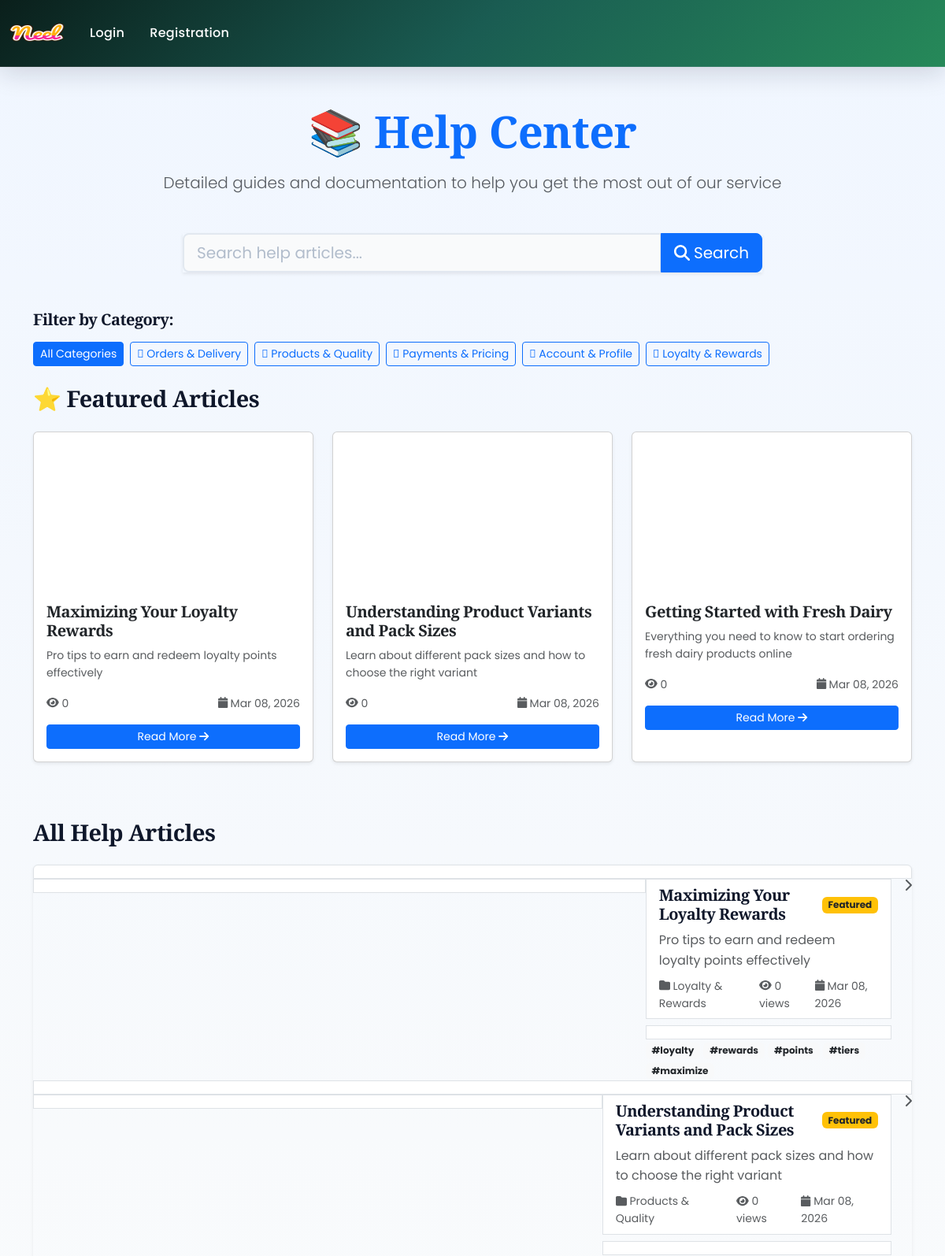
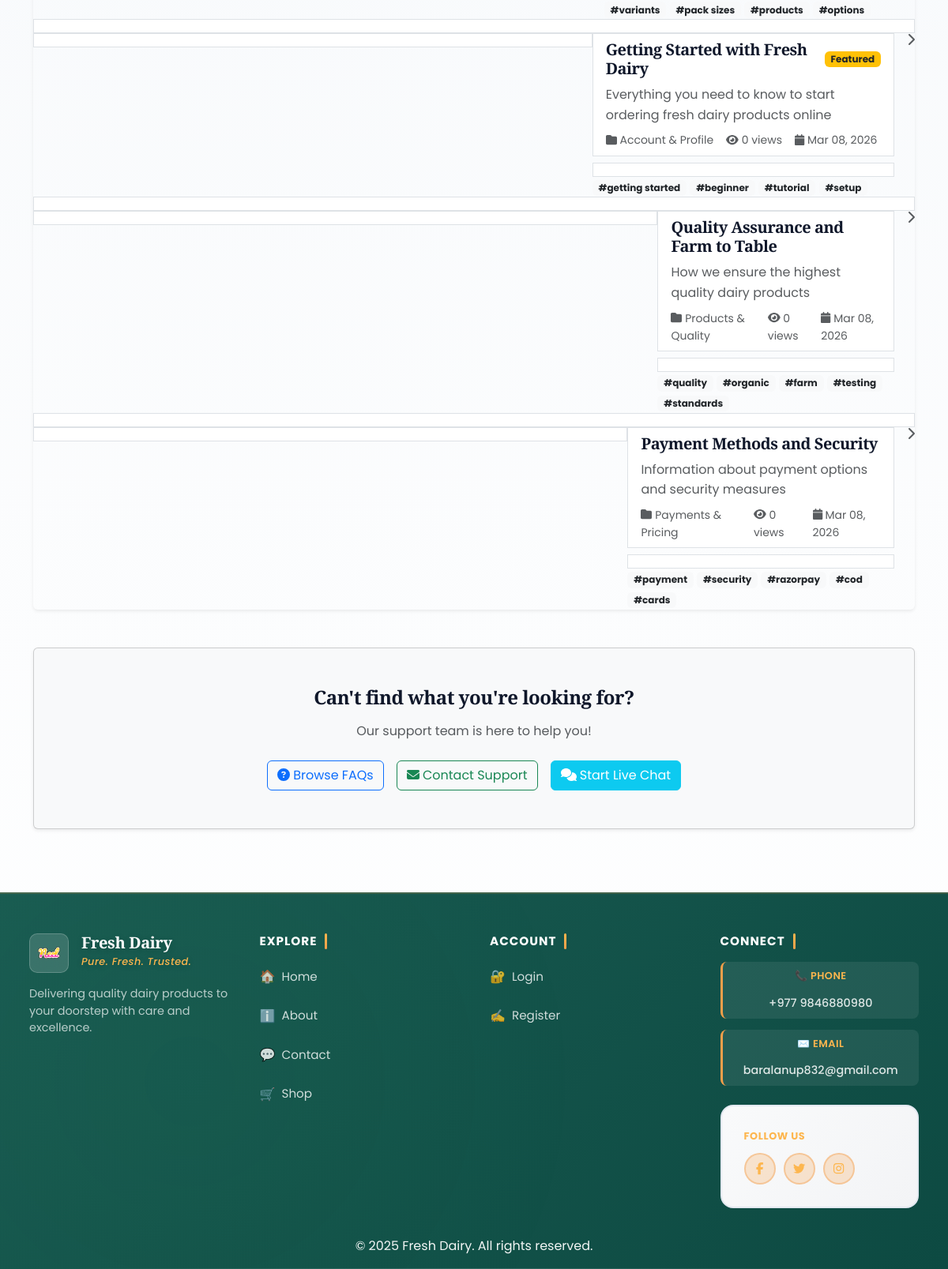
Screenshot of /help/ with the database file from the repository (2 pictures, top to bottom).
### app/models.py (models this page shows, shortened)
class FAQCategory(models.Model):
    name = models.CharField(max_length=100)
    slug = models.SlugField(unique=True)
    description = models.TextField(blank=True)
    icon = models.CharField(max_length=50, blank=True, help_text="Font Awesome icon class (e.g., fa-shopping-cart)")
    order = models.PositiveIntegerField(default=0, help_text="Display order (lower numbers first)")
    is_active = models.BooleanField(default=True)
    created_at = models.DateTimeField(auto_now_add=True)
    class Meta:
        verbose_name = "FAQ Category"
        verbose_name_plural = "FAQ Categories"
        ordering = ['order', 'name']

class HelpArticle(models.Model):
    title = models.CharField(max_length=200)
    slug = models.SlugField(unique=True)
    category = models.ForeignKey(FAQCategory, on_delete=models.SET_NULL, null=True, blank=True, related_name='articles')
    content = models.TextField()
    summary = models.CharField(max_length=300, blank=True, help_text="Brief summary for listings")
    author = models.ForeignKey(User, on_delete=models.SET_NULL, null=True, blank=True)
    featured_image = models.ImageField(upload_to='help_articles/', blank=True, null=True)
    tags = models.CharField(max_length=200, blank=True, help_text="Comma-separated tags")
    views = models.PositiveIntegerField(default=0)
    helpful_count = models.PositiveIntegerField(default=0)
    not_helpful_count = models.PositiveIntegerField(default=0)
    is_published = models.BooleanField(default=True)
    is_featured = models.BooleanField(default=False)
    created_at = models.DateTimeField(auto_now_add=True)
    updated_at = models.DateTimeField(auto_now=True)
    class Meta:
        verbose_name = "Help Article"
        verbose_name_plural = "Help Articles"
        ordering = ['-is_featured', '-created_at']
    def get_tags_list(self):
        return [tag.strip() for tag in self.tags.split(',') if tag.strip()]

### app/views.py (the view, shortened to what this page needs)
# urls.py: path('help/', views.help_center, name='help-center'),
def help_center(request):
    search_query = request.GET.get('q', '').strip()
    category_slug = request.GET.get('category', '')
    tag = request.GET.get('tag', '')
    articles = HelpArticle.objects.filter(is_published=True)
    if category_slug:
        articles = articles.filter(category__slug=category_slug)
    if tag:
        articles = articles.filter(tags__icontains=tag)
    featured_articles = None
    if not search_query and not category_slug and not tag:
        featured_articles = HelpArticle.objects.filter(
            is_published=True,
            is_featured=True
        )[:3]
    categories = FAQCategory.objects.filter(is_active=True)
    totalitem = 0
    if request.user.is_authenticated:
        totalitem = len(Cart.objects.filter(user=request.user))
    context = {
        'articles': articles,
        'featured_articles': featured_articles,
        'categories': categories,
        'search_query': search_query,
        'selected_category': category_slug,
        'selected_tag': tag,
        'totalitem': totalitem,
    }
    return render(request, 'app/help_center.html', context)

### app/context_processors.py (called while the page is built)
def cart_item_count(request):
    totalitem = 0
    if request.user.is_authenticated:
        totalitem = Cart.objects.filter(user=request.user).count()
    return {'totalitem': totalitem}

### app/templates/app/help_center.html (shortened to what this page needs)
{% extends 'app/base.html' %}
{% load static %}
{% block main-content %}
<div class="container my-5">
    <div class="text-center mb-5">
        <h1 class="display-4 fw-bold text-primary mb-3">📚 Help Center</h1>
        <p class="lead text-muted">Detailed guides and documentation to help you get the most out of our service</p>
    </div>
    <div class="row justify-content-center mb-5">
        <div class="col-md-8">
            <form method="get" action="{% url 'help-center' %}">
                <div class="input-group input-group-lg shadow-sm">
                    <input type="text" class="form-control" name="q" placeholder="Search help articles..."
                           value="{{ search_query }}" aria-label="Search help articles">
                    <button class="btn btn-primary" type="submit">
                        <i class="fas fa-search"></i> Search
                    </button>
                </div>
            </form>
        </div>
    </div>
    {% if categories %}
    <div class="row mb-4">
        <div class="col-12">
            <h5 class="mb-3">Filter by Category:</h5>
            <div class="d-flex flex-wrap gap-2">
                <a href="{% url 'help-center' %}" class="btn btn-sm {% if not selected_category %}btn-primary{% else %}btn-outline-primary{% endif %}">
                    All Categories
                </a>
                {% for category in categories %}
                <a href="{% url 'help-center' %}?category={{ category.slug }}"
                   class="btn btn-sm {% if selected_category == category.slug %}btn-primary{% else %}btn-outline-primary{% endif %}">
                    {% if category.icon %}<i class="{{ category.icon }}"></i>{% endif %}
                    {{ category.name }}
                </a>
                {% endfor %}
            </div>
        </div>
    </div>
    {% endif %}
    {% if featured_articles and not search_query %}
    <div class="row mb-5">
        <div class="col-12">
            <h3 class="mb-4">⭐ Featured Articles</h3>
            <div class="row">
                {% for article in featured_articles %}
                <div class="col-md-4 mb-4">
                    <div class="card h-100 shadow-sm hover-lift">
                        {% if article.featured_image %}
                        <img src="{{ article.featured_image.url }}" class="card-img-top" alt="{{ article.title }}" style="height: 200px; object-fit: cover;">
                        {% else %}
                        <div class="card-img-top bg-gradient-primary d-flex align-items-center justify-content-center" style="height: 200px;">
                            <i class="fas fa-book fa-4x text-white opacity-50"></i>
                        </div>
                        {% endif %}
                        <div class="card-body">
                            <h5 class="card-title">{{ article.title }}</h5>
                            <p class="card-text text-muted small">
                                {{ article.summary|default:article.content|truncatewords:20 }}
                            </p>
                            <div class="d-flex justify-content-between align-items-center text-muted small mb-3">
                                <span><i class="fas fa-eye"></i> {{ article.views }}</span>
                                <span><i class="fas fa-calendar"></i> {{ article.created_at|date:"M d, Y" }}</span>
                            </div>
                            <a href="{% url 'help-article-detail' article.slug %}" class="btn btn-primary btn-sm w-100">
                                Read More <i class="fas fa-arrow-right"></i>
                            </a>
                        </div>
                    </div>
                </div>
                {% endfor %}
            </div>
        </div>
    </div>
    {% endif %}
    {% if articles %}
    <div class="row">
        <div class="col-12">
            <h3 class="mb-4">
                {% if search_query %}
                    Search Results ({{ articles.count }} articles)
                {% elif selected_category %}
                    Articles in {{ selected_category|title }}
                {% else %}
                    All Help Articles
                {% endif %}
            </h3>
            <div class="list-group shadow-sm">
                {% for article in articles %}
                <a href="{% url 'help-article-detail' article.slug %}" class="list-group-item list-group-item-action">
                    <div class="d-flex w-100 justify-content-between align-items-start">
                        <div class="flex-grow-1">
                            <div class="d-flex align-items-center mb-2">
                                <h5 class="mb-0">{{ article.title }}</h5>
                                {% if article.is_featured %}
                                <span class="badge bg-warning text-dark ms-2">Featured</span>
                                {% endif %}
                            </div>
                            <p class="mb-2 text-muted">
                                {{ article.summary|default:article.content|truncatewords:30 }}
                            </p>
                            <div class="d-flex gap-3 text-muted small">
                                {% if article.category %}
                                <span><i class="fas fa-folder"></i> {{ article.category.name }}</span>
                                {% endif %}
                                <span><i class="fas fa-eye"></i> {{ article.views }} views</span>
                                <span><i class="fas fa-calendar"></i> {{ article.created_at|date:"M d, Y" }}</span>
                            </div>
                            {% if article.tags %}
                            <div class="mt-2">
                                {% for tag in article.get_tags_list %}
                                <a href="{% url 'help-center' %}?tag={{ tag }}" class="badge bg-light text-dark text-decoration-none">
                                    #{{ tag }}
                                </a>
                                {% endfor %}
                            </div>
                            {% endif %}
                        </div>
                        <i class="fas fa-chevron-right text-muted ms-3"></i>
                    </div>
                </a>
                {% endfor %}
            </div>
        </div>
    </div>
    {% elif search_query %}
    <div class="alert alert-info text-center">
        <i class="fas fa-info-circle"></i> No articles found for "{{ search_query }}". Try different keywords or browse categories.
    </div>
    {% endif %}
    <div class="row mt-5">
        <div class="col-12">
            <div class="card bg-light shadow-sm">
                <div class="card-body text-center py-5">
                    <h4 class="mb-3">Can't find what you're looking for?</h4>
                    <p class="text-muted mb-4">Our support team is here to help you!</p>
                    <div class="d-flex justify-content-center gap-3 flex-wrap">
                        <a href="{% url 'faq-center' %}" class="btn btn-outline-primary">
                            <i class="fas fa-question-circle"></i> Browse FAQs
                        </a>
                        <a href="{% url 'contact' %}" class="btn btn-outline-success">
                            <i class="fas fa-envelope"></i> Contact Support
                        </a>
                        <a href="{% url 'live-chat' %}" class="btn btn-info text-white">
                            <i class="fas fa-comments"></i> Start Live Chat
                        </a>
                    </div>
                </div>
            </div>
        </div>
    </div>
</div>
{% endblock main-content %}

### app/templates/app/help_center.html (style rules this page uses)
.hover-lift { transition: transform 0.2s ease, box-shadow 0.2s ease; }

### rows the page displays
FAQCategory: name "Orders & Delivery"
FAQCategory: name "Products & Quality"
FAQCategory: name "Payments & Pricing"
FAQCategory: name "Account & Profile"
FAQCategory: name "Loyalty & Rewards"
HelpArticle: title "Maximizing Your Loyalty Rewards", summary "Pro tips to earn and redeem loyalty points effectively", views "0", created_at "Mar 08, 2026", is_featured "Featured", category.name "Loyalty & Rewards", get_tags_list "loyalty" "rewards" "points" "tiers" "maximize"
HelpArticle: title "Understanding Product Variants and Pack Sizes", summary "Learn about different pack sizes and how to choose the right variant", views "0", created_at "Mar 08, 2026", is_featured "Featured", category.name "Products & Quality", get_tags_list "variants" "pack sizes" "products" "options"
HelpArticle: title "Getting Started with Fresh Dairy", summary "Everything you need to know to start ordering fresh dairy products online", views "0", created_at "Mar 08, 2026", is_featured "Featured", category.name "Account & Profile", get_tags_list "getting started" "beginner" "tutorial" "setup"
HelpArticle: title "Quality Assurance and Farm to Table", summary "How we ensure the highest quality dairy products", category.name "Products & Quality", views "0", created_at "Mar 08, 2026", get_tags_list "quality" "organic" "farm" "testing" "standards"
HelpArticle: title "Payment Methods and Security", summary "Information about payment options and security measures", category.name "Payments & Pricing", views "0", created_at "Mar 08, 2026", get_tags_list "payment" "security" "razorpay" "cod" "cards"
